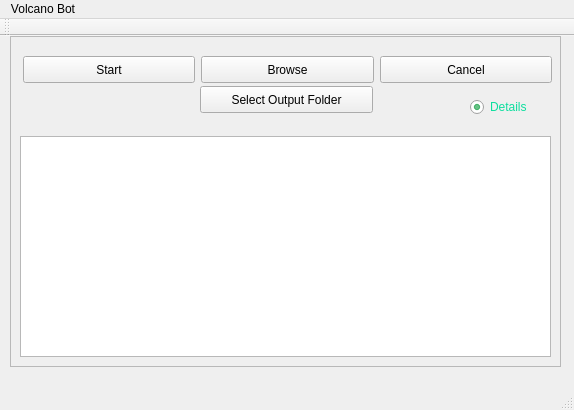
<?xml version="1.0" encoding="UTF-8"?>
<ui version="4.0">
 <class>MainWindow</class>
 <widget class="QMainWindow" name="MainWindow">
  <property name="geometry">
   <rect>
    <x>0</x>
    <y>0</y>
    <width>574</width>
    <height>410</height>
   </rect>
  </property>
  <property name="palette">
   <palette>
    <active>
     <colorrole role="WindowText">
      <brush brushstyle="SolidPattern">
       <color alpha="255">
        <red>13</red>
        <green>222</green>
        <blue>158</blue>
       </color>
      </brush>
     </colorrole>
     <colorrole role="Text">
      <brush brushstyle="SolidPattern">
       <color alpha="255">
        <red>47</red>
        <green>201</green>
        <blue>98</blue>
       </color>
      </brush>
     </colorrole>
    </active>
    <inactive>
     <colorrole role="WindowText">
      <brush brushstyle="SolidPattern">
       <color alpha="255">
        <red>13</red>
        <green>222</green>
        <blue>158</blue>
       </color>
      </brush>
     </colorrole>
     <colorrole role="Text">
      <brush brushstyle="SolidPattern">
       <color alpha="255">
        <red>47</red>
        <green>201</green>
        <blue>98</blue>
       </color>
      </brush>
     </colorrole>
    </inactive>
    <disabled>
     <colorrole role="WindowText">
      <brush brushstyle="SolidPattern">
       <color alpha="255">
        <red>159</red>
        <green>158</green>
        <blue>158</blue>
       </color>
      </brush>
     </colorrole>
     <colorrole role="Text">
      <brush brushstyle="SolidPattern">
       <color alpha="255">
        <red>159</red>
        <green>158</green>
        <blue>158</blue>
       </color>
      </brush>
     </colorrole>
    </disabled>
   </palette>
  </property>
  <property name="windowTitle">
   <string>PointCloud and Mesh Generator</string>
  </property>
  <widget class="QWidget" name="centralWidget">
   <widget class="QRadioButton" name="radioButton">
    <property name="geometry">
     <rect>
      <x>470</x>
      <y>60</y>
      <width>128</width>
      <height>22</height>
     </rect>
    </property>
    <property name="text">
     <string>Details</string>
    </property>
    <property name="checked">
     <bool>true</bool>
    </property>
    <property name="autoRepeat">
     <bool>true</bool>
    </property>
   </widget>
   <widget class="QFrame" name="frame">
    <property name="geometry">
     <rect>
      <x>10</x>
      <y>0</y>
      <width>551</width>
      <height>331</height>
     </rect>
    </property>
    <property name="frameShape">
     <enum>QFrame::StyledPanel</enum>
    </property>
    <property name="frameShadow">
     <enum>QFrame::Raised</enum>
    </property>
    <widget class="QPushButton" name="Cancel">
     <property name="geometry">
      <rect>
       <x>370</x>
       <y>20</y>
       <width>172</width>
       <height>27</height>
      </rect>
     </property>
     <property name="text">
      <string>Cancel</string>
     </property>
    </widget>
    <widget class="QPushButton" name="Start">
     <property name="geometry">
      <rect>
       <x>13</x>
       <y>20</y>
       <width>172</width>
       <height>27</height>
      </rect>
     </property>
     <property name="text">
      <string>Start</string>
     </property>
    </widget>
    <widget class="QPushButton" name="Browse">
     <property name="geometry">
      <rect>
       <x>191</x>
       <y>20</y>
       <width>173</width>
       <height>27</height>
      </rect>
     </property>
     <property name="text">
      <string>Browse</string>
     </property>
    </widget>
    <widget class="QPushButton" name="Browse_output">
     <property name="geometry">
      <rect>
       <x>190</x>
       <y>50</y>
       <width>173</width>
       <height>27</height>
      </rect>
     </property>
     <property name="text">
      <string>Select Output Folder</string>
     </property>
    </widget>
    <widget class="QPlainTextEdit" name="plainTextEdit">
     <property name="geometry">
      <rect>
       <x>10</x>
       <y>100</y>
       <width>531</width>
       <height>221</height>
      </rect>
     </property>
    </widget>
    <zorder>Browse_output</zorder>
    <zorder>Browse</zorder>
    <zorder>Start</zorder>
    <zorder>Cancel</zorder>
    <zorder>plainTextEdit</zorder>
   </widget>
   <zorder>frame</zorder>
   <zorder>radioButton</zorder>
  </widget>
  <widget class="QMenuBar" name="menuBar">
   <property name="geometry">
    <rect>
     <x>0</x>
     <y>0</y>
     <width>574</width>
     <height>25</height>
    </rect>
   </property>
   <widget class="QMenu" name="menuVolcano_Bot">
    <property name="title">
     <string>Volcano Bot</string>
    </property>
    <addaction name="separator"/>
   </widget>
   <addaction name="menuVolcano_Bot"/>
  </widget>
  <widget class="QToolBar" name="mainToolBar">
   <attribute name="toolBarArea">
    <enum>TopToolBarArea</enum>
   </attribute>
   <attribute name="toolBarBreak">
    <bool>false</bool>
   </attribute>
  </widget>
  <widget class="QStatusBar" name="statusBar"/>
 </widget>
 <layoutdefault spacing="6" margin="11"/>
 <resources/>
 <connections/>
</ui>
